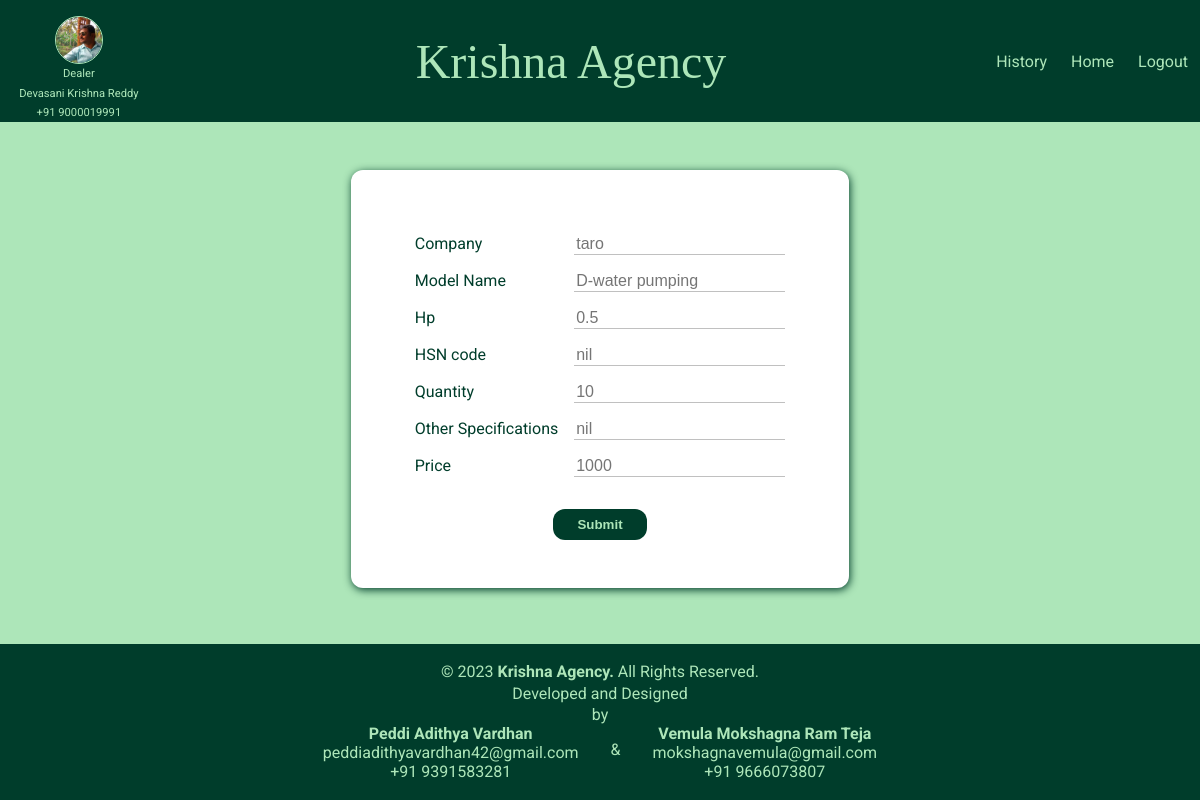
Screenshot of /edit_motor/30/ (signed in) with the database file from the repository.
### stock/models.py (models this page shows, shortened)
class motor_products(models.Model):
    company=models.CharField(max_length=50)
    model_name=models.CharField(max_length=100)
    hp=models.DecimalField(max_digits=3, decimal_places=1)
    others=models.CharField(max_length=100)
    quantity=models.IntegerField()
    hsncode=models.CharField(max_length=50)
    price=models.IntegerField(null=True)

### stock/views.py (the view, shortened to what this page needs)
# urls.py: path('edit_motor/<str:pk>/', views.edit_motors, name="editmotor"),
@login_required(login_url='loginpage')
def edit_motors(request,pk):
    details=motor_products.objects.get(id=pk)
    return render(request, 'stock/edit_motor.html',{
        "details":details
    })

### stock/templates/stock/edit_motor.html (shortened to what this page needs)
{% extends 'stock_base.html' %}
{% load static %}
{% block page_css %}
    <link rel="stylesheet" href="{% static "stock/motor.css" %}">
{% endblock page_css %}
{% block page_body %}
<main>
    <form method="POST">
        <div class="formdiv">
            <label for="company">Company </label>
            <input type="text" id="company" name="company" placeholder="{{details.company}}">
            <label for="model">Model Name</label>
            <input type="text" id="model" name="model" placeholder="{{details.model_name}}">
            <label for="hp">Hp</label>
            <input type="text" id="hp" name="hp" placeholder="{{details.hp}}">
            <label for="hsncode">HSN code</label>
            <input type="text" id="hsncode" name="hsncode" placeholder="{{details.others}}">
            <label for="quantity">Quantity</label>
            <input type="text" id="quantity" name="quantity" placeholder="{{details.quantity}}">
            <label for="specs">Other Specifications</label>
            <input type="text" id="specs" name="specs" placeholder="{{details.hsncode}}">
            <label for="price">Price</label>
            <input type="text" id="price" name="price" placeholder="{{details.price}}">
            <input type="submit" id="yes" class="yes" name="Yes" />
        </div>
    </form>
</main>
{% endblock page_body %}

### static/style.css (style rules this page uses)
* { box-sizing: border-box; }
:root { --dark-color: #003d2b; --light-bg-color: #ade6b9; }
body { margin: auto; background-color: var(--light-bg-color); font-family: 'Roboto', sans-serif; display: flex; flex-direction: column; min-height: 100vh; }
main { flex-grow: 1; }

### stock/static/stock/motor.css (style rules this page uses)
main { display: flex; justify-content: center; }
.formdiv { margin: 3rem 0; display: grid; grid-template-columns: auto auto; grid-gap: 1rem 1rem; padding: 4rem 4rem 2rem 4rem; background-color: #ffffff; border-radius: 12px; box-shadow: 1px 2px 8px var(--dark-color);; }
.yes { display: block; grid-column: span 2; margin: 1rem auto; padding: .5rem 1.5rem; background-color: var(--dark-color);; color: var(--light-bg-color);; font-weight: bolder; cursor: pointer; border: none; border-radius: 12px; user-select: none; transition: .4s; }
label { color: var(--dark-color);; }
input:not(.yes) { border: none; border-bottom: 1px solid rgb(192, 192, 192); font-size: 1rem; width: 100%; transition: 0.4s; }

### rows the page displays
motor_products: company "taro", model "D-water pumping", hp "0.5", hsncode "nil", quantity "10", specs "nil", price "1000"
